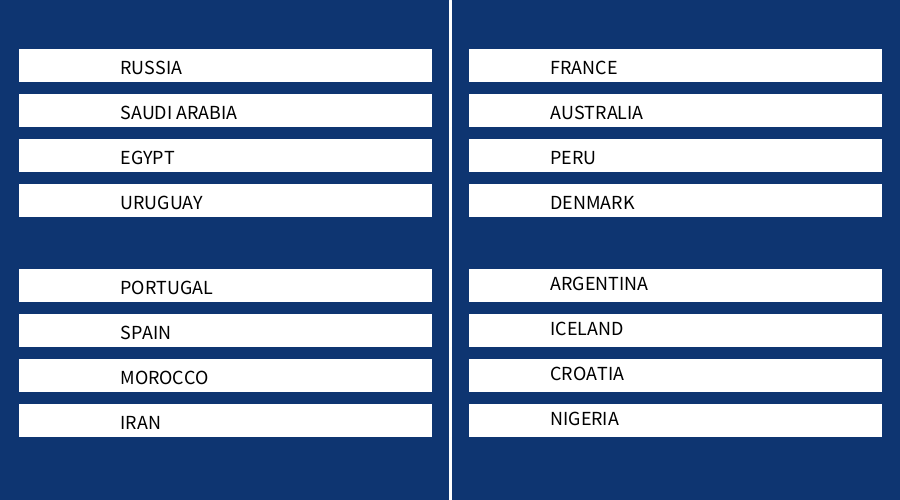
Frame 1 (no input)
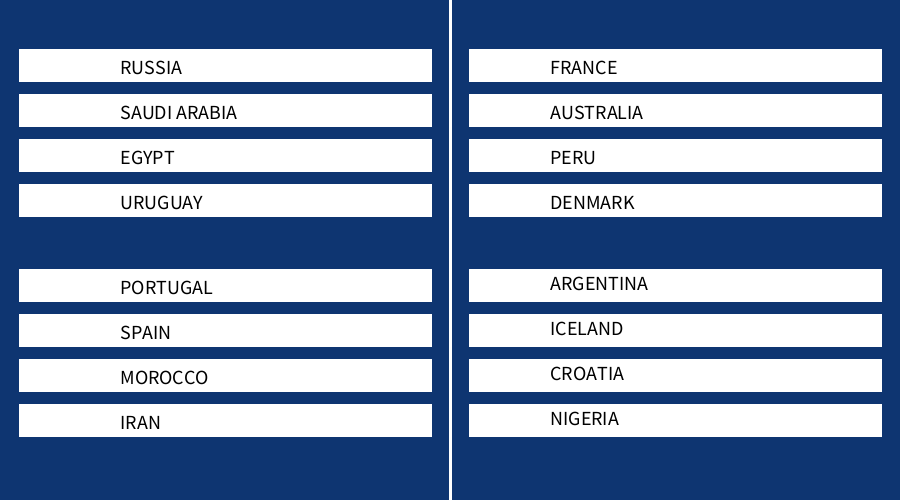
Frame 60 (the mouse pressed at the canvas centre just before this capture)
Frame 120 (the mouse held since frame 60 and released just before this capture): identical to frame 60, image omitted

The Processing sketch that drew these frames (run headless with seeded random() and noise(); from frame 60 on, the mouse is pressed at the canvas centre):

// Processing sketch: sp1Opg
// ── sp1Opg.pde
void setup() {
  size(900, 500);
  background(#0E3571);
}


void draw() {
 // Line in middle of screen
  stroke(255);
  strokeWeight(3);
  line(450, 0, 450, 600);
  
  // Country names in group A - top left: 
  String[] groupA = {"RUSSIA", "SAUDI ARABIA", "EGYPT", "URUGUAY"};
  int i = 0;
  int space = 5;
  
  // Loop to draw rectangles
  for (String countryName : groupA) {
    fill(255);
    rect(20, 50 + i * (40 + space), 410, 30);
    fill(0);
    textSize(20);
    text(countryName, 120, 60 + i * (40 + space), 300, 90);
    i++; 
  }
    
 // Country names in group B - bottom left: 
  String[] groupB = {"PORTUGAL", "SPAIN", "MOROCCO", "IRAN"};
  int f = 0;
  int spaceB = 5;
  
  // Loop to draw rectangles
  for (String countryName : groupB) {
    fill(255);
    rect(20, 270 + f * (40 + spaceB), 410, 30);
    fill(0);
    textSize(20);
    text(countryName, 120, 280 + f * (40 + spaceB), 300, 90);
    f++; 
   }
   
   // Country names in group C - top right: 
  String[] groupC = {"FRANCE", "AUSTRALIA", "PERU", "DENMARK"};
  int g = 0;
  int spaceC = 5;
  
  // Loop to draw rectangles
  for (String countryName : groupC) {
    fill(255);
    rect(470, 50 + g * (40 + spaceC), 410, 30);
    fill(0);
    textSize(20);
    text(countryName, 550, 60 + g * (40 + spaceC), 300, 90);
    g++; 
  }
  
  // Country names in group D - bottom right: 
  String[] groupD = {"ARGENTINA", "ICELAND", "CROATIA", "NIGERIA"};
  int h = 0;
  int spaceD = 5;
  
  // Loop to draw rectangles
  for (String countryName : groupD) {
    fill(255);
    rect(470, 270 + h * (40 + spaceD), 410, 30);
    fill(0);
    textSize(20);
    text(countryName, 550, 290 + h * (40 + spaceD));
    h++; 
  }
  
  
}
